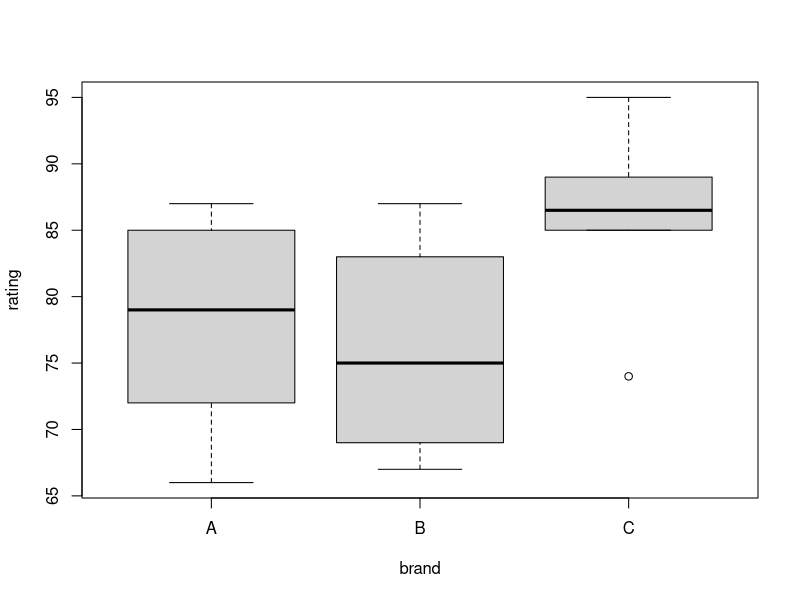
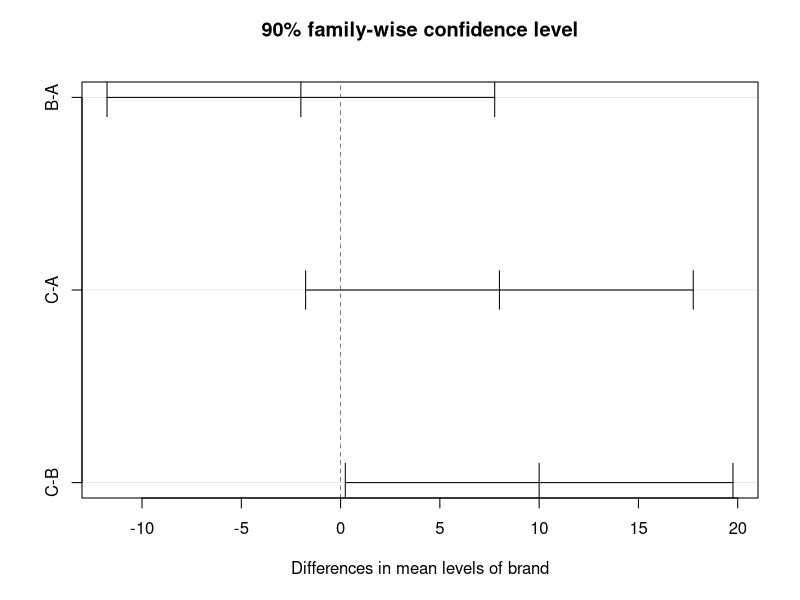
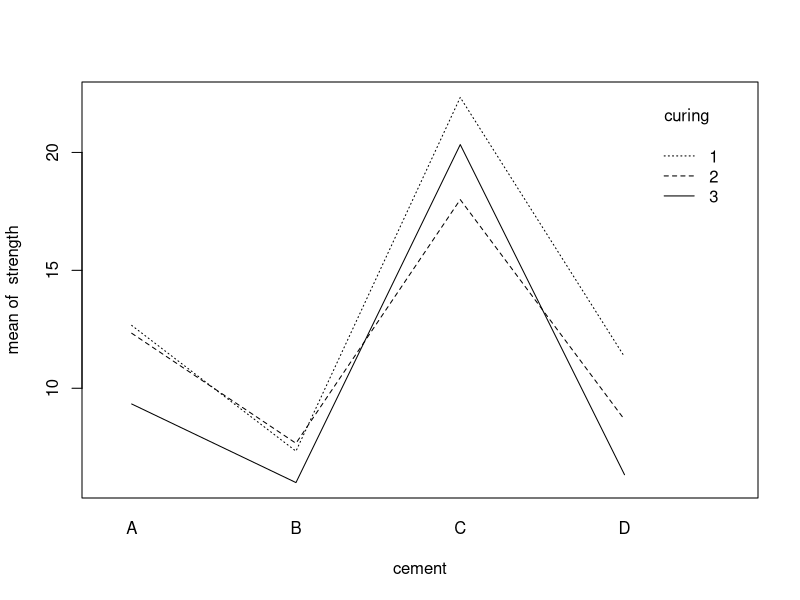
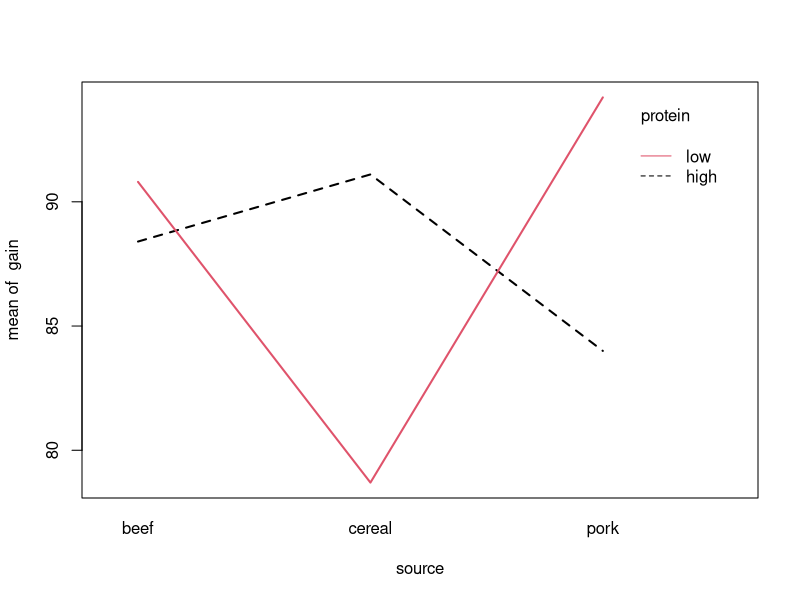
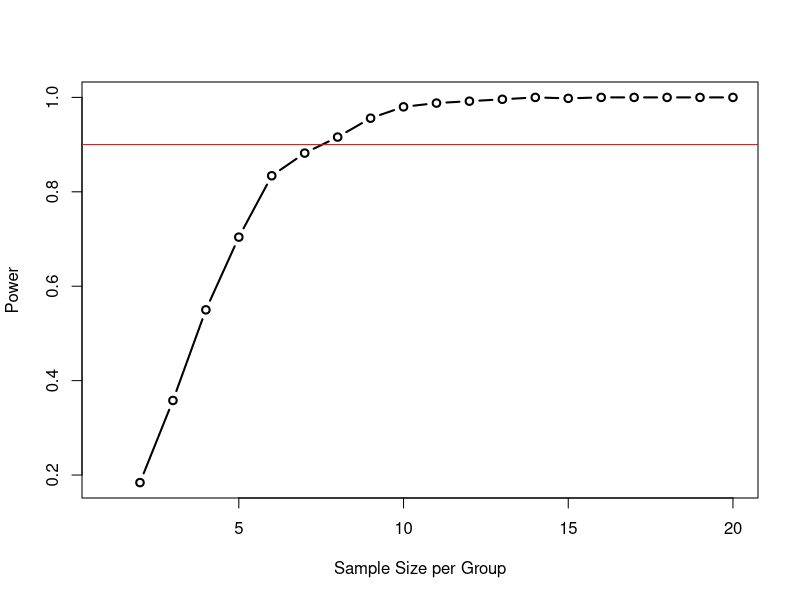

Write R code to recreate these figures, in order. (Note: a time limit stopped this script after it produced the figures.)
## ---- chunk 1
cookies = read.csv("cookies.csv")

summary(aov(rating ~ brand, data = cookies))
boxplot(rating ~ brand, data = cookies)
TukeyHSD(aov(rating ~ brand, data = cookies), conf.level = 0.90)
plot(TukeyHSD(aov(rating ~ brand, data = cookies), conf.level = 0.90))
## ---- chunk 2
concrete = read.csv("concrete.csv")
concrete$curing = as.factor(concrete$curing)
str(concrete)

conc_int = aov(strength ~ curing * cement, data = concrete)
summary(conc_int)

with(concrete, interaction.plot(cement, curing, strength))
## ---- chunk 3
conc_add = aov(strength ~ curing + cement, data = concrete)
conc_factor_levels = unique(concrete[,c("cement", "curing")])
conc_means = matrix(predict(conc_add, conc_factor_levels), 4, 3)

rownames(conc_means) = unique(concrete[,c("cement")])
colnames(conc_means) = unique(concrete[,c("curing")])
knitr::kable(conc_means)
## ---- chunk 4
rat_wt = read.csv("rat_wt.csv")

rat_int = aov(gain ~ source * protein, data = rat_wt)
summary(rat_int)

with(rat_wt, interaction.plot(source, protein, gain, lwd = 2, col = c(1, 2)))
## ---- chunk 5
rat_factor_levels = unique(rat_wt[,c("source", "protein")])
rat_means = matrix(predict(rat_int, rat_factor_levels), 2, 3)

colnames(rat_means) = unique(rat_wt[,c("source")])
rownames(rat_means) = unique(rat_wt[,c("protein")])
knitr::kable(rat_means)
## ---- chunk 6
birthday = 18760613
set.seed(birthday)
## ---- chunk 7
library(broom)

size_sim = function(n = 2, mu_a = 0, mu_b = 0, mu_c = 0, sigma = 1) {
  
  # create data from one-way ANOVA model with three groups of equal size
  sim_data = data.frame(
    response = c(rnorm(n = n, mean = mu_a, sd = sigma),
                 rnorm(n = n, mean = mu_b, sd = sigma),
                 rnorm(n = n, mean = mu_c, sd = sigma)),
    group = c(rep("A", times = n), rep("B", times = n), rep("C", times = n))
  )
  
  # obtain p-value for testing difference of means
  glance(lm(response ~ group, data = sim_data))$p.value
  
}

max_n = 20 # max replicates per group to evaluate
powers = rep(0, max_n) # vector to store simulated powers

# for each number of replicates, perform 500 simulations
for (n in 1:max_n) {
  
  # obtain p-values of test for each of 500 simulations
  # use parameter values from alternative hypothesis
  p_vals = replicate(n = 500, size_sim(n = n, mu_a = -1, mu_b = 0, mu_c = 1, sigma = 1))
  
  # calculate power for specified alpha
  powers[n] = mean(p_vals < 0.05)
}

plot(powers, type = "b", lwd = 2,
     xlab = "Sample Size per Group", ylab = "Power")
abline(h = 0.90, col = "red")
# get minimum replicates
num_reps = which.max(powers > 0.90) # returns first TRUE
# which.min would return first FALSE. R considers FALSE < TRUE

num_reps # minimum replicates
num_reps * 3 # minimum total sample size
## ---- chunk 8
birthday = 17770430
set.seed(birthday)
## ---- chunk 9
balance_sim = function(n_a = 1, N = 20, mu_a = 0, mu_b = 0, sigma = 1) {
  
  # create data from one-way ANOVA model with two groups
  # size of group B is the remainder of the total N, after n_a are assigned to A
  sim_data = data.frame(
    response = c(rnorm(n = n_a, mean = mu_a, sd = sigma),
                 rnorm(n = N - n_a, mean = mu_b, sd = sigma)),
    group = c(rep("A", times = n_a), rep("B", times = N - n_a))
  )
  
  # obtain p-value for testing difference of means
  glance(lm(response ~ group, data = sim_data))$p.value
  
}

max_n_a = 9 # max replicates in group A
powers = rep(0, max_n_a) # vector to store simulated powers

# for each number of replicates in group A, perform 1000 simulations
for (n in 1:max_n_a) {
  
  # obtain p-values of test for each of 1000 simulations
  # use parameter values from alternative hypothesis
  p_vals = replicate(n = 1000, balance_sim(n_a = n, N = 10, mu_a = 0, mu_b = 2, sigma = 1))
  
  # calculate power for specified alpha
  powers[n] = mean(p_vals < 0.05)
}

plot(powers, type = "b", lwd = 2,
     xlab = "Sample Size per Group", ylab = "Power")
# get minimum replicates
which.max(powers)
